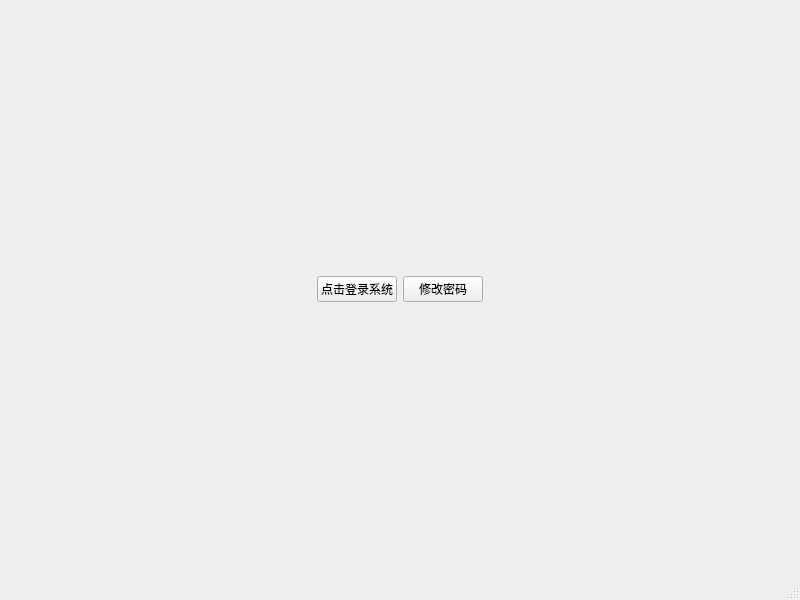
<?xml version="1.0" encoding="UTF-8"?>
<ui version="4.0">
 <class>MainWindow</class>
 <widget class="QMainWindow" name="MainWindow">
  <property name="geometry">
   <rect>
    <x>0</x>
    <y>0</y>
    <width>800</width>
    <height>600</height>
   </rect>
  </property>
  <property name="windowTitle">
   <string>MainWindow</string>
  </property>
  <widget class="QWidget" name="centralwidget">
   <layout class="QGridLayout" name="gridLayout">
    <item row="0" column="1">
     <widget class="QPushButton" name="pushButtonLogin">
      <property name="text">
       <string>点击登录系统</string>
      </property>
     </widget>
    </item>
    <item row="0" column="0">
     <spacer name="horizontalSpacer">
      <property name="orientation">
       <enum>Qt::Horizontal</enum>
      </property>
      <property name="sizeHint" stdset="0">
       <size>
        <width>40</width>
        <height>20</height>
       </size>
      </property>
     </spacer>
    </item>
    <item row="0" column="3">
     <spacer name="horizontalSpacer_2">
      <property name="orientation">
       <enum>Qt::Horizontal</enum>
      </property>
      <property name="sizeHint" stdset="0">
       <size>
        <width>40</width>
        <height>20</height>
       </size>
      </property>
     </spacer>
    </item>
    <item row="0" column="2">
     <widget class="QPushButton" name="pushButtonChangePassword">
      <property name="text">
       <string>修改密码</string>
      </property>
     </widget>
    </item>
   </layout>
  </widget>
  <widget class="QMenuBar" name="menubar">
   <property name="geometry">
    <rect>
     <x>0</x>
     <y>0</y>
     <width>800</width>
     <height>26</height>
    </rect>
   </property>
  </widget>
  <widget class="QStatusBar" name="statusbar"/>
 </widget>
 <resources/>
 <connections/>
</ui>
